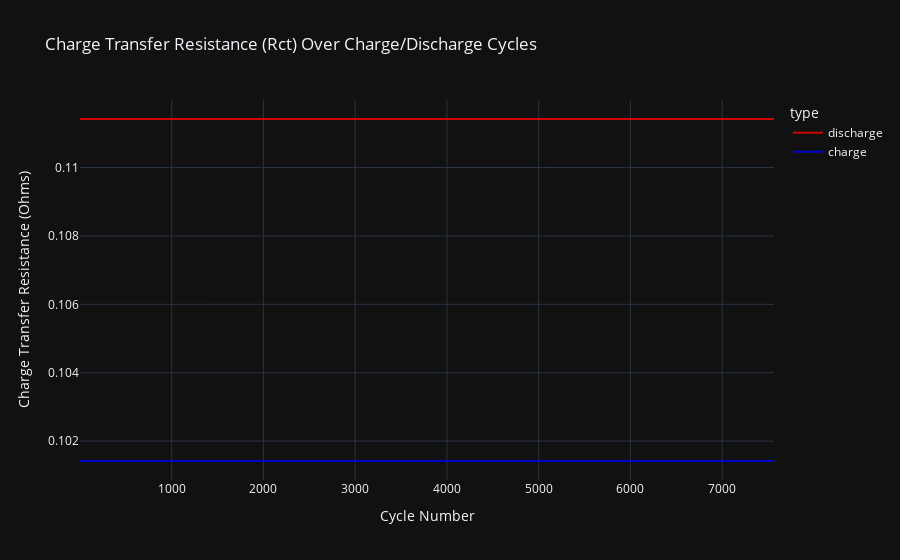

The notebook cell this image was saved under:
### Code cell
# Plot Rct over charge/discharge cycles with custom colors and opacity
fig_rct = px.line(
    charge_discharge_data,
    x="cycle_number",
    y="Rct",
    color="type",
    title="Charge Transfer Resistance (Rct) Over Charge/Discharge Cycles",
    labels={"Rct": "Charge Transfer Resistance (Ohms)", "cycle_number": "Cycle Number"},
    color_discrete_map={"charge": "blue", "discharge": "red"},  # Custom colors
)
fig_rct.update_traces(opacity=0.8)  # Add transparency
fig_rct.update_layout(template="plotly_dark")
fig_rct.show()

### Figure 1 — Plotly figure (JSON) as saved in the notebook; plotly's stock layout.template omitted (floating-point values rounded to 4 significant figures; data arrays with more than 128 entries replaced by an {"elided": "..."} marker saying what was removed)
{"data": [{"hovertemplate": "type=discharge<br>Cycle Number=%{x}<br>Charge Transfer Resistance (Ohms)=%{y}<extra></extra>", "legendgroup": "discharge", "line": {"color": "red", "dash": "solid"}, "marker": {"symbol": "circle"}, "mode": "lines", "name": "discharge", "opacity": 0.8, "showlegend": true, "type": "scattergl", "x": {"elided": "2794 int values"}, "xaxis": "x", "y": {"elided": "2794 float values"}, "yaxis": "y"}, {"hovertemplate": "type=charge<br>Cycle Number=%{x}<br>Charge Transfer Resistance (Ohms)=%{y}<extra></extra>", "legendgroup": "charge", "line": {"color": "blue", "dash": "solid"}, "marker": {"symbol": "circle"}, "mode": "lines", "name": "charge", "opacity": 0.8, "showlegend": true, "type": "scattergl", "x": {"elided": "2815 int values"}, "xaxis": "x", "y": {"elided": "2815 float values"}, "yaxis": "y"}], "layout": {"legend": {"title": {"text": "type"}, "tracegroupgap": 0}, "title": {"text": "Charge Transfer Resistance (Rct) Over Charge/Discharge Cycles"}, "xaxis": {"anchor": "y", "domain": [0, 1], "title": {"text": "Cycle Number"}}, "yaxis": {"anchor": "x", "domain": [0, 1], "title": {"text": "Charge Transfer Resistance (Ohms)"}}}}
